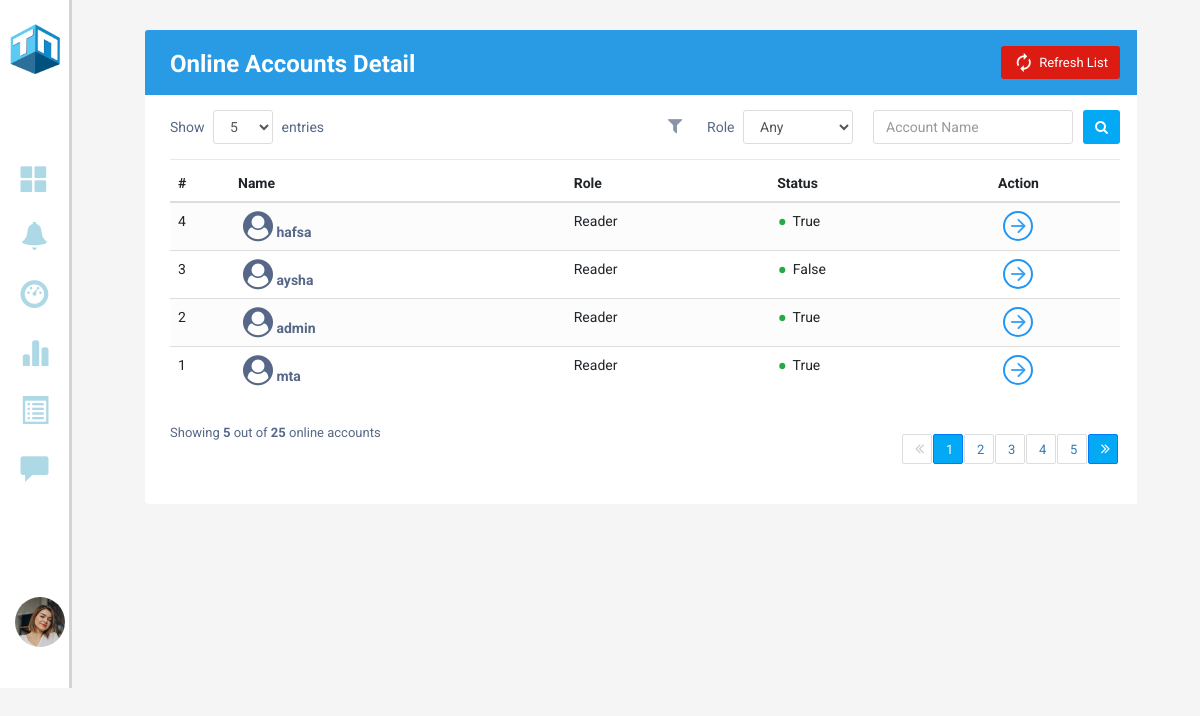
/onlinestatus, run on the app's committed database.
### models.py (models this page shows)
class Users(db.Model, UserMixin):
    id = db.Column(db.Integer,  primary_key = True, nullable = False)
    email = Column(String, nullable=False, unique = True)
    username = Column(String, nullable=False)
    role = Column(String, nullable=False)
    password = Column(String, nullable=False)
    profile_pic = Column(BLOB, nullable=False)
    mimetype = Column(String, nullable=False)
    status = Column(Boolean, nullable=False)
    created_at = Column(DateTime, server_default = func.now(), nullable=False)
    updated_at = Column(DateTime, server_default = func.now(), server_onupdate = func.now(), nullable=False)
    poster = db.relationship('Posts', backref=backref('poster'), cascade = 'all, delete')
    reporter = db.relationship('Reports', backref=backref('reporter'), cascade = 'all, delete')
    bookmarker = db.relationship('Bookmarks', backref=backref('bookmarker'), cascade = 'all, delete')
    notifier = db.relationship('Notifications', backref=backref('notifier'), cascade = 'all, delete')

### app.py (the view)
@app.route('/onlinestatus')
def get_online_users():
    print(current_user.is_active)
    users = Users.query.order_by(Users.id.desc()).all()
    return render_template("OnlineStatus.html", users = users)

### templates/OnlineStatus.html (shortened to what this page needs)
<!DOCTYPE html>
<html lang="en">
<head>
    <link rel="stylesheet" type="text/css" href="/static/style.css">
    <link rel="stylesheet" href="https://stackpath.bootstrapcdn.com/bootstrap/4.5.0/css/bootstrap.min.css">
    <link rel="stylesheet" href="https://maxcdn.bootstrapcdn.com/font-awesome/4.7.0/css/font-awesome.min.css">
    <link rel="stylesheet" href="https://maxcdn.bootstrapcdn.com/bootstrap/3.3.6/css/bootstrap.min.css">
    <link rel="stylesheet" href="https://cdnjs.cloudflare.com/ajax/libs/font-awesome/4.7.0/css/font-awesome.min.css">
    <link rel="stylesheet" href="https://maxcdn.bootstrapcdn.com/bootstrap/3.3.7/css/bootstrap.min.css"
>
</head>
<body>
    <section class="GContent" style="background-color: #f2f3f4">
        <div class="iconbar" style="background-color: white;">
            <a href="index.html"><img class="logo" src="/static/Images/navbarLogo.png" style="cursor: pointer;"
                    tooltip-glyph="glyph-tooltip-demo" data-original-title="Home"></a>
            <a href="/Admindashboard"><span class="glyphicon glyphicon glyphicon-th-large icon-size"
                    tooltip-glyph="glyph-tooltip-demo" data-original-title="Dashboard"></span></a><br>
            <a href="/Adminnotification"><span class="glyphicon glyphicon-bell icon-size"
                    tooltip-glyph="glyph-tooltip-demo" data-original-title="Notifications"></span></a><br>
            <a href="/onlinestatus"><span class="glyphicon glyphicon glyphicon-dashboard icon-size"
                    tooltip-glyph="glyph-tooltip-demo" data-original-title="Online_Status"></span></a><br>
            <a href="/Accountdetails"><span class="glyphicon glyphicon glyphicon-stats icon-size"
                    tooltip-glyph="glyph-tooltip-demo" data-original-title="Registeration_Record"></span></a><br>
            <a href="/reportednews"><span class="glyphicon glyphicon-list-alt icon-size"
                    tooltip-glyph="glyph-tooltip-demo" data-original-title="Reported_News"></span></a><br>
            <a href="/reportedComments"><span class="glyphicon glyphicon glyphicon-comment icon-size"
                    tooltip-glyph="glyph-tooltip-demo" data-original-title="Reported_Comments"></span></a><br>
            <div class="nav-item dropdown">
                <a href="#" data-toggle="dropdown" class="nav-link  user-action"><img class="profile-pic"
                        src="/static/Images/profile3.jpeg"></a>
            </div>
        </div>
        <div class="G1" style="width: 94%;">
            <div class="Gformat" style="width: 100%;">
                <div class="container-xl">
                    <div class="table-responsive">
                        <div class="table-wrapper">
                            <div class="table-title">
                                <div class="row">
                                    <div class="col-sm-4">
                                        <h2 style="color: white;">Online Accounts <b>Detail</b></h2>
                                    </div>
                                    <div class="col-sm-8">
                                        <a href="#" class="btn btn-primary" style="background-color: #DC1C13"><i
                                                class="material-icons">&#xE863;</i> <span>Refresh List</span></a>
                                    </div>
                                </div>
                            </div>
                            <div class="table-filter">
                                <div class="row">
                                    <div class="col-sm-3">
                                        <div class="show-entries">
                                            <span>Show</span>
                                            <select class="form-control">
                                                <option>5</option>
                                            </select>
                                            <span>entries</span>
                                        </div>
                                    </div>
                                    <div class="col-sm-9">
                                        <button type="button" class="btn btn-primary"><i
                                                class="fa fa-search"></i></button>
                                        <div class="filter-group">
                                            <input type="text" class="form-control" placeholder="Account Name">
                                        </div>
                                        <div class="filter-group">
                                            <label>Role</label>
                                            <select class="form-control">
                                                <option>Any</option>
                                            </select>
                                        </div>
                                        <span class="filter-icon"><i class="fa fa-filter"></i></span>
                                    </div>
                                </div>
                            </div>
                            <table class="table table-striped table-hover">
                                <thead>
                                    <tr>
                                        <th>#</th>
                                        <th>Name</th>
                                        <th>Role</th>
                                        <th>Status</th>
                                        <th>Action</th>
                                    </tr>
                                </thead>
                                <tbody>
                                    {% for user in users %}
                                    <tr>
                                        <td>{{user.id}}</td>
                                        <td><a href="#"><i class="fa fa-user-circle" aria-hidden="true"
                                                    style="font-size: 30px;"></i> {{user.username}}</a></td>
                                        <td>Reader</td>
                                        <td><span class="status text-success">&bull;</span> {{user.status}}</td>
                                        <td><a href="#" class="view" title="View Details" data-toggle="tooltip"><i
                                                    class="material-icons">&#xE5C8;</i></a></td>
                                    </tr>
                                    {% endfor %}
                                </tbody>
                            </table>
                            <div class="clearfix">
                                <div class="hint-text">Showing <b>5</b> out of <b>25</b> online accounts</div>
                                <ul class="pagination">
                                    <li class="page-item disabled"><a href="#"><i class="fa fa-angle-double-left"
                                                style="margin-top: -8px;"></i></a></li>
                                    <li class="page-item active"><a href="#" class="page-link">1</a></li>
                                    <li class="page-item"><a href="#" class="page-link">2</a></li>
                                    <li class="page-item"><a href="#" class="page-link">3</a></li>
                                    <li class="page-item"><a href="#" class="page-link">4</a></li>
                                    <li class="page-item"><a href="#" class="page-link">5</a></li>
                                    <li class="page-item active "><a href="#" class="page-link"><i
                                                class="fa fa-angle-double-right" style="margin-top: -8px;"></i></a></li>
                                </ul>
                            </div>
                        </div>
                    </div>
                </div>
            </div>
        </div>
    </section>
</body>
</html>

### templates/OnlineStatus.html (style rules this page uses)
body { color: #566787; background: #f5f5f5; font-family: 'Roboto', sans-serif; }

### data on the page
Users: id "4", username "hafsa", status "True"
Users: id "3", username "aysha", status "False"
Users: id "2", username "admin", status "True"
Users: id "1", username "mta", status "True"
